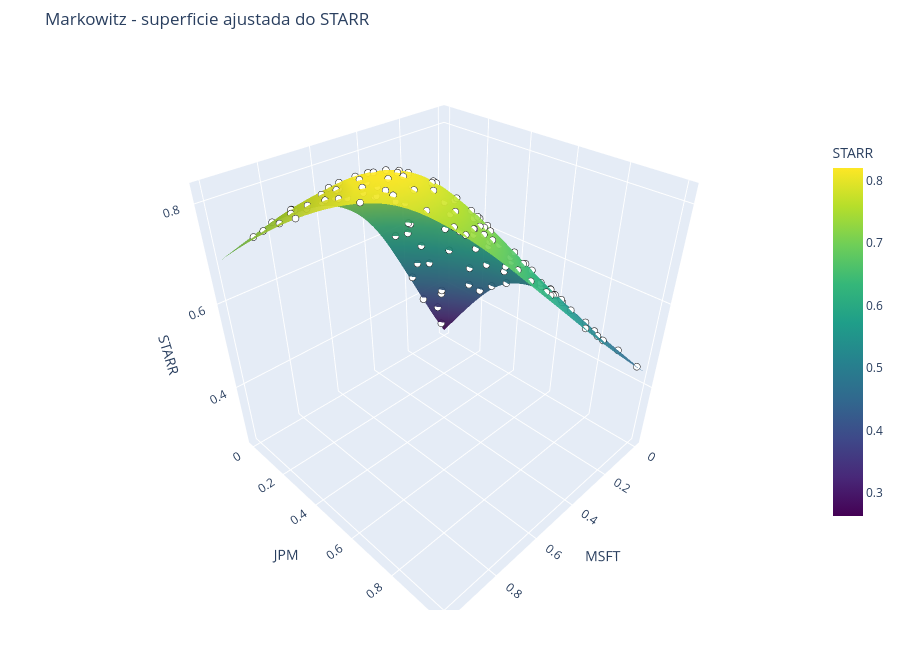

The cell this chart's notebook holds for it:
### Markdown cell above
### Fitted surface and training fit

### Code cell
starr_surface_fig = plot_surrogate_surface_3d_interactive(
    lambda W: istarrGPR.predict(W, return_std=False),
    labels=sdw.list_stocks(),
    train_points=sobol_doe,
    train_values=istarr_sobol,
    title="Markowitz - superficie ajustada do STARR",
    zlabel="STARR",
)
starr_surface_fig.show()
